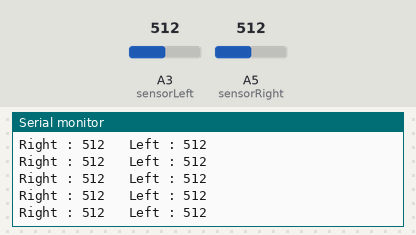
Bench run of a sketch on a simulated Arduino Uno, built with avr-gcc and run on an emulated ATmega328P. Shown: the last lines printed to the serial monitor. The test bench sets the inputs (shaded band); at power-on: A3 (sensorLeft) = 512, A5 (sensorRight) = 512.

Above: at 1.2 s.
1.3 s: A3 (sensorLeft) set to 105
At 1.8 s:
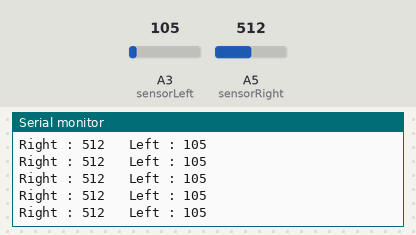
4.3 s: A3 (sensorLeft) set to 95
At 5.2 s:
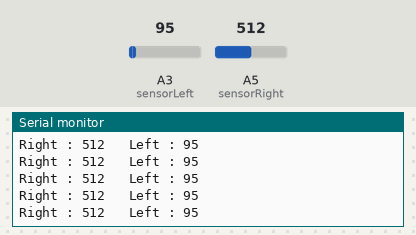
Timing chart, 0 to 5.5 s (numbered marks = the images above; inputs shaded):
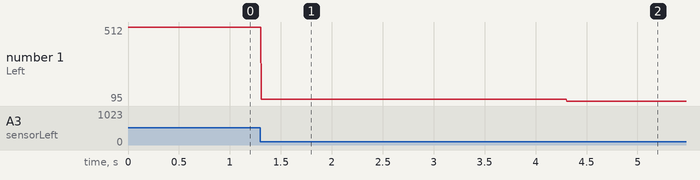

Measured:
- after the input at 1.3 s, the serial monitor: prints a new line at once (image 1)
- after the input at 4.3 s, the serial monitor: prints a new line at once (image 2)
- plotted number 1: 512 → 105 after the input at 1.3 s, 105 → 95 after the input at 4.3 s

The sketch:

_03_LineSensor_Check.ino
```cpp
/*
     CupDrone Reo Sensor Check Edu V1.0

     CupDrone Libaries made by Baram
     Code made by SteamMaker

     2022. 04. 09
*/

const byte sensorRight = A5;
const byte sensorLeft = A3;

int valRight = 0;
int valLeft = 0;

void setup() {
  // put your setup code here, to run once:
  Serial.begin(115200);
}

void loop() {
  // put your main code here, to run repeatedly:
  valRight = analogRead(sensorRight);
  valLeft = analogRead(sensorLeft);

  Serial.print("Right : "); Serial.print(valRight);
  Serial.print("   ");
  Serial.print("Left : "); Serial.println(valLeft);
}
```
